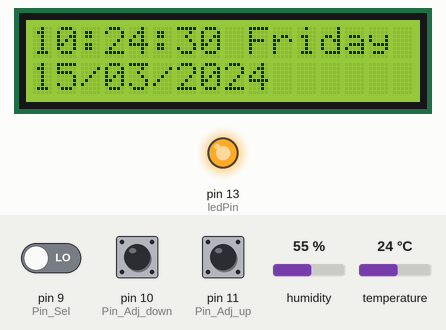
This sketch was run on a simulated Arduino Uno, built with avr-gcc and run on an emulated ATmega328P. Parts: 16×2 character LCD, output pins drawn as LEDs (lit = HIGH). Inputs (shaded band) come from the test bench; at power-on: pin 9 (Pin_Sel) LOW, pin 10 (Pin_Adj_down) LOW, pin 11 (Pin_Adj_up) LOW, humidity 55 %, temperature 24 °C. The local clock reads 2024-03-15 10:24:30 at power-on unless the sketch sets it.

Above: at 1.2 s.
1.3 s: pin 9 (Pin_Sel) driven HIGH
At 5.7 s:
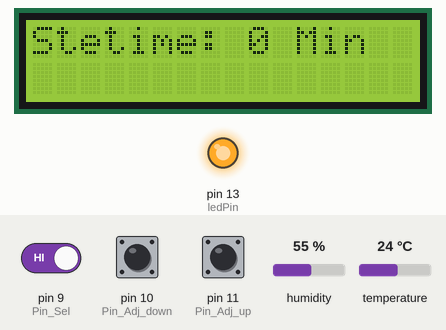
7.9 s: pin 10 (Pin_Adj_down) pulled HIGH for 3 s
At 9.1 s:
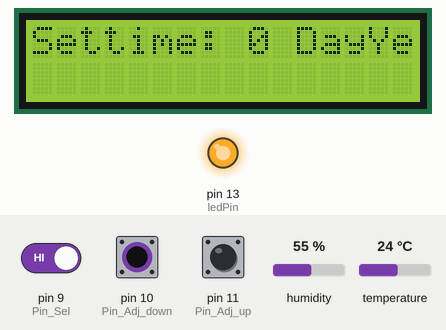
14.5 s: pin 11 (Pin_Adj_up) pulled HIGH for 3 s
At 20.9 s:
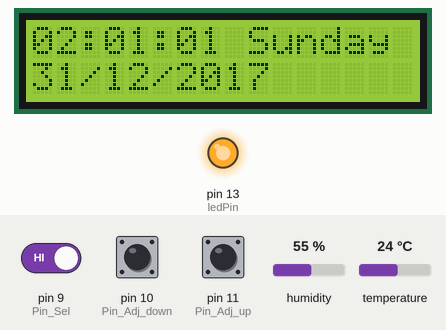
30.4 s: pin 9 (Pin_Sel) driven LOW
At 35.3 s:
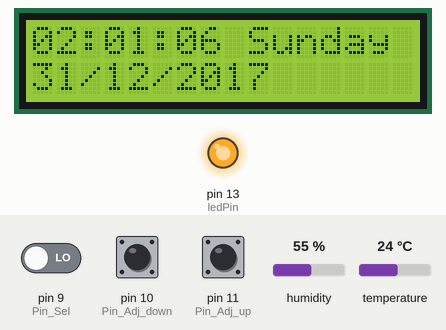
43.3 s: humidity set to 22 %
At 48.0 s:
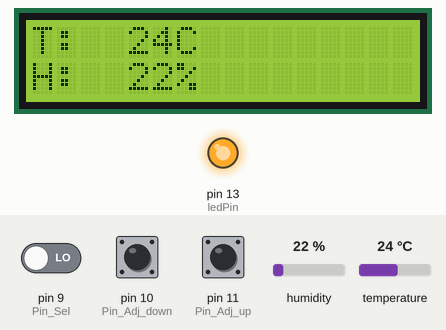
49.9 s: temperature set to 12 °C
At 53.5 s:
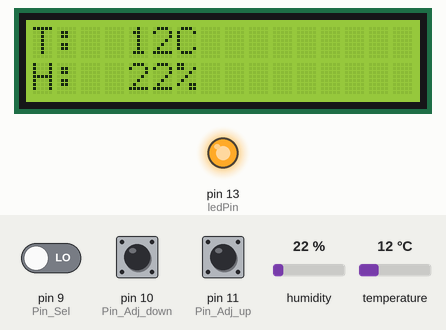
Timing chart, 0 to 55.0 s (numbered marks = the images above; inputs shaded):
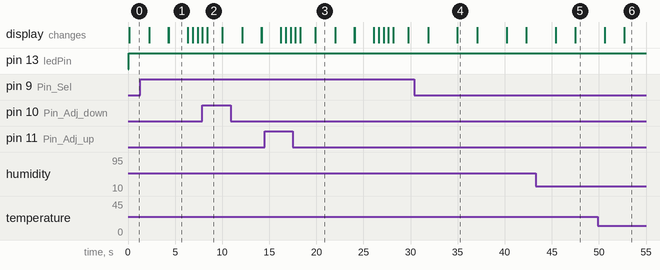

The sketch:

colok.ino
```cpp
#include <LiquidCrystal_I2C.h>
#include <DHT11.h>
#include <LiquidCrystal.h>
#include <DS1302.h>
#include <Wire.h>
#include <string.h>
#include <stdio.h>


#define YEAR 0
#define MONTH 1
#define DAY 2
#define HOUR 3
#define MINUTE 4
#define SECOND 5
#define ALARM_ONE 1
#define ALARM_TWO 2

int ledPin = 13;
int pin = 8;
int colok = 12;
const int Pin_Sel = 9;
const int Pin_Adj_down = 10;
const int Pin_Adj_up = 11;
int sw_in;
int sw_down;
int sw_up;


int j = 1;
int time = 0;
int H = 0;
int M = 0;
int Y = 2017;
int D = 1;
int Mo = 1;
boolean onoff = LOW;
boolean timefix = LOW;
unsigned long buttonHoldTime = 0;
int buttonStateOld;
int buttonState;
int PirState = LOW;
int val = 0;
LiquidCrystal_I2C lcd(0x3F, 2, 1, 0, 4, 5, 6, 7, 3, POSITIVE);
DS1302 rtc(4,3,2);
DHT11 dht11(pin);
int i = 0;
//String daysOfWeek[7] = { "Sun", "Mon", "Tue", "Wed", "Thu", "Fri", "Sat"};


void getdatetime()
{
    lcd.begin(16,2);
    lcd.backlight();
    lcd.setCursor(0,0);
    lcd.print(rtc.getTimeStr());
    lcd.print(" ");
    lcd.print(rtc.getDOWStr());
    lcd.setCursor(0,1);
    lcd.print(rtc.getDateStr(FORMAT_LONG, FORMAT_LITTLEENDIAN, '/'));


}
void printTH(){
    int err;
    float temp, humi;
    if((err=dht11.read(humi, temp))==0) {
      lcd.begin(16,2);
      lcd.backlight();
      lcd.setCursor(0,0);
      lcd.print("T:  ");
      lcd.print((int)temp);
      lcd.print("C");
      lcd.setCursor(0,1);
      lcd.print("H:  ");
      lcd.print((int)humi);
      lcd.print("%");
      delay(2000);
     }else {
      lcd.begin(16,2);
      lcd.print("Error No :");
      lcd.print(err);
    }

}
void setcolok()
{
     lcd.clear();
     lcd.begin(16,2);
     lcd.backlight();
     lcd.setCursor(0,0);
      lcd.print("colok: ");
      lcd.print(M);
      lcd.print(" Min");

     delay(2000);
     do{
        sw_in = digitalRead(Pin_Sel);
        sw_up = digitalRead(Pin_Adj_up);
        sw_down = digitalRead(Pin_Adj_down);
        if(sw_up == HIGH){
          M += 1;
        }else if(sw_down == HIGH){
          M -= 1;
        }
        if(M >= 60 || M < 0){
          M = 0;
        }
          //lcd.begin(16,2);
           //lcd.backlight();
           lcd.setCursor(0,0);
          lcd.print("colok: ");
          lcd.print(M);
          lcd.print(" Min");
         delay(500);
     }while(sw_in == LOW);

     lcd.setCursor(0,2);
     do{
        sw_in = digitalRead(Pin_Sel);
        sw_up = digitalRead(Pin_Adj_up);
        sw_down = digitalRead(Pin_Adj_down);
        if(sw_up == HIGH){
          H += 1;
        }else if(sw_down == HIGH){
          H -= 1;
        }
        if(H >=24 || H <0){
          H = 0;
        }
           //lcd.begin(16,2);
           //lcd.backlight();
           lcd.setCursor(0,0);
          lcd.print("colok: ");
          lcd.print(H);
          lcd.print(" Hour");
           delay(500);
     }while(sw_in == LOW);
}
void settime(){
      lcd.clear();
     lcd.begin(16,2);
     lcd.backlight();
     lcd.setCursor(0,0);
      lcd.print("Stetime: ");
      lcd.print(M);
      lcd.print(" Min");

     delay(2000);
     do{
        sw_in = digitalRead(Pin_Sel);
        sw_up = digitalRead(Pin_Adj_up);
        sw_down = digitalRead(Pin_Adj_down);
        if(sw_up == HIGH){
          M += 1;
        }else if(sw_down == HIGH){
          M -= 1;
        }
        if(M >= 60 || M < 0){
          M = 0;
        }
          //lcd.begin(16,2);
           //lcd.backlight();
           lcd.setCursor(0,0);
          lcd.print("Settime: ");
          lcd.print(M);
          lcd.print(" Min");
         delay(500);
     }while(sw_in == LOW);

     lcd.setCursor(0,2);
     do{
        sw_in = digitalRead(Pin_Sel);
        sw_up = digitalRead(Pin_Adj_up);
        sw_down = digitalRead(Pin_Adj_down);
        if(sw_up == HIGH){
          H += 1;
        }else if(sw_down == HIGH){
          H -= 1;
        }
        if(H >=24 || H <0){
          H = 0;
        }
           //lcd.begin(16,2);
           //lcd.backlight();
           lcd.setCursor(0,0);
          lcd.print("Settime: ");
          lcd.print(H);
          lcd.print(" Hour");
           delay(500);
     }while(sw_in == LOW);
     do{
        sw_in = digitalRead(Pin_Sel);
        sw_up = digitalRead(Pin_Adj_up);
        sw_down = digitalRead(Pin_Adj_down);
        if(sw_up == HIGH){
          Y += 1;
        }else if(sw_down == HIGH){
          Y -= 1;
        }
        if(Y >=2020 || Y <= 1995){
          Y = 1995;
        }
           //lcd.begin(16,2);
           //lcd.backlight();
           lcd.setCursor(0,0);
          lcd.print("Settime: ");
          lcd.print(Y);
          lcd.print(" Year");
           delay(500);
     }while(sw_in == LOW);
     do{
        sw_in = digitalRead(Pin_Sel);
        sw_up = digitalRead(Pin_Adj_up);
        sw_down = digitalRead(Pin_Adj_down);
        if(sw_up == HIGH){
          Mo += 1;
        }else if(sw_down == HIGH){
          Mo -= 1;
        }
        if(H >=12 || H <=0){
          H = 1;
        }
           //lcd.begin(16,2);
           //lcd.backlight();
           lcd.setCursor(0,0);
          lcd.print("Settime: ");
          lcd.print(Mo);
          lcd.print(" Mon");
           delay(500);
     }while(sw_in == LOW);
     do{
        sw_in = digitalRead(Pin_Sel);
        sw_up = digitalRead(Pin_Adj_up);
        sw_down = digitalRead(Pin_Adj_down);
        if(sw_up == HIGH){
          D += 1;
        }else if(sw_down == HIGH){
          D -= 1;
        }
        if(D >31 || H <=0){
          H = 1;
        }
           //lcd.begin(16,2);
           //lcd.backlight();
           lcd.setCursor(0,0);
          lcd.print("Settime: ");
          lcd.print(D);
          lcd.print(" Day");
           delay(500);
     }while(sw_in == LOW);
      rtc.halt(false);
    rtc.writeProtect(false);
     rtc.setTime(H,M,00);
     rtc.setDate(D,Mo,Y);
     rtc.writeProtect(true);
}


void setup()
{
    Serial.begin(9600);
    pinMode(ledPin, OUTPUT);

    pinMode(Pin_Sel, INPUT);
    pinMode(Pin_Adj_up, INPUT);
    pinMode(Pin_Adj_down, INPUT);
    pinMode(colok,OUTPUT);
    lcd.begin(16,2);

    rtc.halt(false);
    rtc.writeProtect(false);
   // rtc.setDOW(SATURDAY);
    //rtc.setTime(23,30,00);
    //rtc.setDate(19,6,2017);
    rtc.writeProtect(true);


}

void loop()
{
    digitalWrite(ledPin, HIGH);
    getdatetime();
    delay(2000);
    printTH();
    sw_in = digitalRead(Pin_Sel);
    if(sw_in== HIGH){
      settime();
    }
   // Time t = rtc.time();

    //if(t.hr == H && t.min == M){
     // digitalWrite(12,HIGH);
     // delay(500);
     ///digitalWrite(12,LOW);
   // }
  String tim[8] = rtc.getTimeStr();
  //Serial.println(tim[8]);

      //lcd.noBacklight();
      //lcd.clear();


   delay(1000);
   digitalWrite(ledPin, LOW);
}
```

Measured:
- after the input at 1.3 s, the display: first differs from a run without the input after 3.0 s (image 1 shows a later state)
- after the input at 43.3 s, the display: first differs from a run without the input after 4.2 s (image 5)
- what the display in image 1 shows lasts 2.1 s, from 4.3 s to 6.4 s
- what the display in image 2 shows lasts 1.6 s, from 8.4 s to 10.0 s
- what the display in image 3 shows lasts 2.1 s, from 19.9 s to 22.0 s
